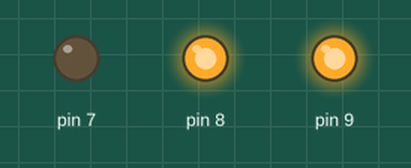
This sketch was run on a simulated Arduino Uno, built with avr-gcc and run on an emulated ATmega328P. Parts: output pins drawn as LEDs (lit = HIGH).

Above: at 0.5 s.
At 1.5 s:
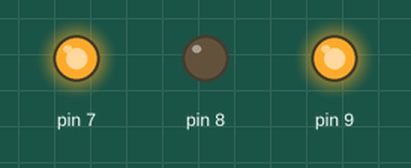
Timing chart, 0 to 3.0 s (numbered marks = the images above):
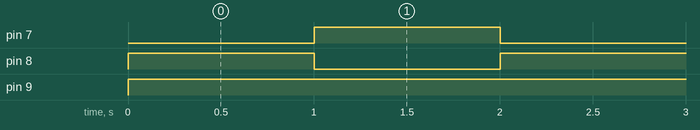

Measured:
- by itself, pin 7, pin 8: alternates HIGH for 1.0 s and LOW for 1.0 s
- by itself, pin 9: LOW → HIGH at 0.00 s

The sketch:

DCmotor.ino
```cpp
void setup() {
  pinMode(7,OUTPUT);
  pinMode(8,OUTPUT);
  pinMode(9,OUTPUT);


}

void loop() {
  digitalWrite(8,HIGH);
  digitalWrite(7,LOW);
  analogWrite(9,450);
  delay(1000);
  digitalWrite(8,LOW);
  digitalWrite(7,HIGH);
  analogWrite(9,450);
  delay(1000);


}
```

led.ino
```cpp
#include<avr/io.h>
#include<util/delay.h>
int main(void)
{
  DDRD = 0XFF;
  while(1)
  {
    PORTD = 0xff;
    _delay_ms(1000);
    PORTD = 0x00;
    _delay_ms(1000);
  }
}
```
